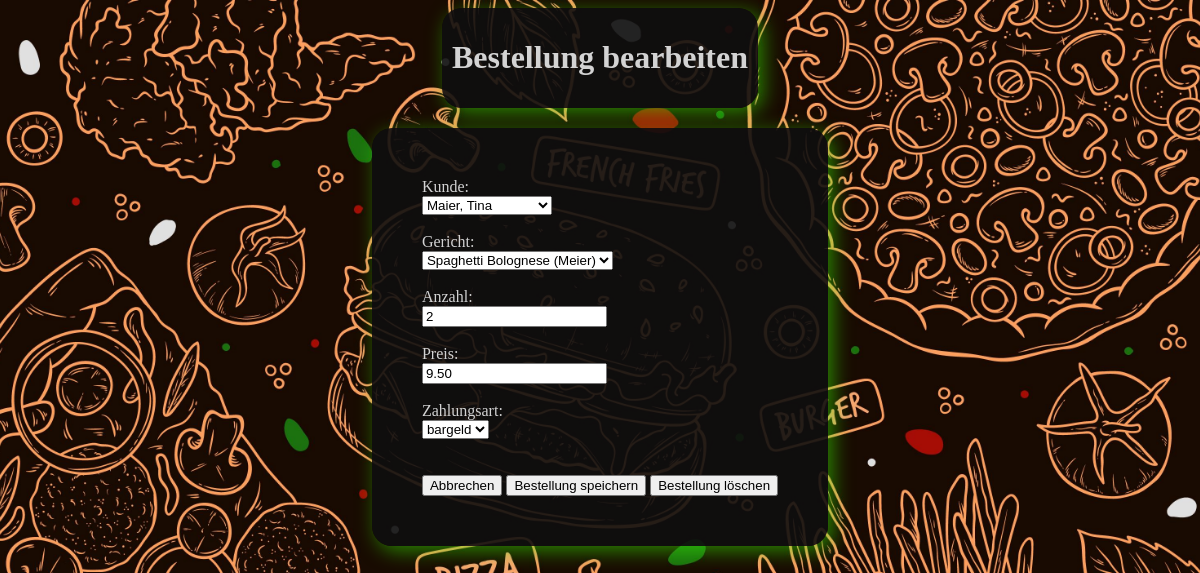
Page /bestellung/edit.php?bestellungId=1 on the committed database.
### tables this page shows
CREATE TABLE IF NOT EXISTS bestellung (
    bestellungId INT AUTO_INCREMENT PRIMARY KEY,
    kundeId INT NOT NULL,
    gerichtId INT NOT NULL,
    zeitpunkt TIMESTAMP DEFAULT CURRENT_TIMESTAMP,
    anzahl INT NOT NULL,
    preis DECIMAL(5,2) NOT NULL DEFAULT 0.00,
    zahlungsart VARCHAR(20) DEFAULT 'bargeld',

    FOREIGN KEY (kundeId) REFERENCES kunde(kundeId)
        ON DELETE CASCADE
        ON UPDATE CASCADE,
    
    FOREIGN KEY (gerichtId) REFERENCES gericht(gerichtId)
        ON DELETE CASCADE
        ON UPDATE CASCADE
);

### _classes/Database.php (called while the page is built, shortened)
<?php
class Database {
    private static $dbHost = 'localhost';
    private static $dbName = 'imbissverwaltung';
    private static $dbUser = 'root';
    private static $dbPass = '';
    private static $conn = null;
    public static function connect() {
        if (self::$conn === null) {
            try {
                $dsn = 'mysql:host=' . self::$dbHost . ';dbname=' . self::$dbName . ';charset=utf8mb4';
                self::$conn = new PDO($dsn, self::$dbUser, self::$dbPass);
                self::$conn->setAttribute(PDO::ATTR_ERRMODE, PDO::ERRMODE_EXCEPTION);
            } catch (PDOException $e) {
                echo "Fehler bei der DB-Verbindung: " . $e->getMessage();
                exit;
            }
        }
        return self::$conn;
    }
}

### _classes/Bestellung.php (called while the page is built, shortened)
<?php
require_once __DIR__ . '/Database.php';
class Bestellung {
    private $conn;
    public function __construct() {
        $this->conn = Database::connect();
    }
    public function readOne($bestellungId) {
        $sql = "SELECT * FROM bestellung WHERE bestellungId = :bestellungId";
        $stmt = $this->conn->prepare($sql);
        $stmt->bindParam(':bestellungId', $bestellungId, PDO::PARAM_INT);
        $stmt->execute();
        return $stmt->fetch(PDO::FETCH_ASSOC);
    }
    public function readAllGerichteMitKochName() {
        $sql = "SELECT g.gerichtId,
                       r.rezeptname,
                       k.nachname AS kochNachname
                FROM gericht g
                JOIN rezept r ON g.rezeptId = r.rezeptId
                JOIN koch   k ON g.kochId   = k.kochId
                ORDER BY r.rezeptname";
        $stmt = $this->conn->query($sql);
        return $stmt->fetchAll(PDO::FETCH_ASSOC);
    }
    public function readAllKunden() {
        $sql = "SELECT kundeId, nachname, vorname FROM kunde ORDER BY nachname, vorname";
        $stmt = $this->conn->query($sql);
        return $stmt->fetchAll(PDO::FETCH_ASSOC);
    }
}

### bestellung/edit.php (the view, shortened to what this page needs)
<?php
require_once __DIR__ . '/../_classes/Bestellung.php';
$bestellungObj = new Bestellung();
$bestellungId = (int)$_GET['bestellungId'];
$data = $bestellungObj->readOne($bestellungId);
$gerichteListe = $bestellungObj->readAllGerichteMitKochName();
$kundenListe   = $bestellungObj->readAllKunden();
?>
<!DOCTYPE html>
<html lang="de">
<head>
    <link rel="stylesheet" type="text/css" href="../_css/styles.css">
</head>
<body>
    <div class="container">
        <div class="ueberschrift-container">
            <h1>Bestellung bearbeiten</h1>
        </div>
        <form method="post">
            <div class="edit-container">
                <label>
                    Kunde:<br>
                    <select name="kundeId" required>
                        <?php foreach ($kundenListe as $k): ?>
                            <?php
                                $value = $k['kundeId'];
                                $label = $k['nachname'] . ', ' . $k['vorname'];
                                $selected = ($value == $data['kundeId']) ? 'selected' : '';
                            ?>
                            <option value="<?php echo $value; ?>" <?php echo $selected; ?>>
                                <?php echo htmlspecialchars($label); ?>
                            </option>
                        <?php endforeach; ?>
                    </select>
                </label>
                <br><br>
                <label>
                    Gericht:<br>
                    <select name="gerichtId" required>
                        <?php foreach ($gerichteListe as $g): ?>
                            <?php
                                $value    = $g['gerichtId'];
                                $label    = $g['rezeptname'] . ' (' . $g['kochNachname'] . ')';
                                $selected = ($value == $data['gerichtId']) ? 'selected' : '';
                            ?>
                            <option value="<?php echo $value; ?>" <?php echo $selected; ?>>
                                <?php echo htmlspecialchars($label); ?>
                            </option>
                        <?php endforeach; ?>
                    </select>
                </label>
                <br><br>
                <label>
                    Anzahl:<br>
                    <input type="number" name="anzahl" value="<?php echo htmlspecialchars($data['anzahl']); ?>" min="1" required>
                </label>
                <br><br>
                <label>
                    Preis:<br>
                    <input type="number" step="0.01" name="preis" value="<?php echo htmlspecialchars($data['preis']); ?>">
                </label>
                <br><br>
                <label>
                    Zahlungsart:<br>
                    <select name="zahlungsart">
                        <option value="bargeld" <?php if ($data['zahlungsart'] === 'bargeld') echo 'selected'; ?>>bargeld</option>
                    </select>
                </label>
                <br><br><br>
                <button type="button" onclick="window.location.href='index.php';">Abbrechen</button>
                <button type="submit">Bestellung speichern</button>
                <button type="button"
                    onclick="if (confirm('Wirklich löschen?')) { window.location.href='delete.php?bestellungId=<?php echo $bestellungId; ?>'; }">
                    Bestellung löschen
                </button>
            </div>
        </form>
    </div>
</body>
</html>

### _css/styles.css (style rules this page uses)
body { background: url('../_images/body-hintergrund.jpg') no-repeat center center fixed; background-size: cover; }
.container { display: flex; align-items: center; flex-direction: column; height: 100vh; }
.ueberschrift-container { background: rgba(15, 15, 15, 0.9); display: inline-block; padding: 10px; border-radius: 20px; box-shadow: 5px 5px 20px rgba(60, 255, 0, 0.5); color: #D3D3D3; text-align: center; }
.edit-container { background: rgba(15, 15, 15, 0.9); display: inline-block; padding: 50px; border-radius: 20px; box-shadow: 5px 5px 20px rgba(60, 255, 0, 0.5); margin: 20px auto; color: #D3D3D3; }

### rows in the picture
bestellung: anzahl "2", preis "9.50", zahlungsart "bargeld"

### other values in the picture
form field kundeId "Maier, Tina"
form field gerichtId "Spaghetti Bolognese (Meier)"
